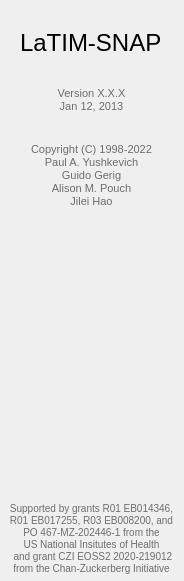
<?xml version="1.0" encoding="UTF-8"?>
<ui version="4.0">
 <class>SplashPanel</class>
 <widget class="QWidget" name="SplashPanel">
  <property name="geometry">
   <rect>
    <x>0</x>
    <y>0</y>
    <width>184</width>
    <height>581</height>
   </rect>
  </property>
  <property name="minimumSize">
   <size>
    <width>184</width>
    <height>0</height>
   </size>
  </property>
  <property name="maximumSize">
   <size>
    <width>184</width>
    <height>16777215</height>
   </size>
  </property>
  <property name="windowTitle">
   <string>Form</string>
  </property>
  <layout class="QVBoxLayout" name="verticalLayout" stretch="1,0,1,0,1,0,12,0">
   <property name="leftMargin">
    <number>5</number>
   </property>
   <property name="topMargin">
    <number>5</number>
   </property>
   <property name="rightMargin">
    <number>6</number>
   </property>
   <property name="bottomMargin">
    <number>6</number>
   </property>
   <item>
    <spacer name="verticalSpacer_3">
     <property name="orientation">
      <enum>Qt::Orientation::Vertical</enum>
     </property>
     <property name="sizeType">
      <enum>QSizePolicy::Policy::Expanding</enum>
     </property>
     <property name="sizeHint" stdset="0">
      <size>
       <width>20</width>
       <height>4</height>
      </size>
     </property>
    </spacer>
   </item>
   <item alignment="Qt::AlignmentFlag::AlignHCenter">
    <widget class="QLabel" name="label_2">
     <property name="styleSheet">
      <string notr="true">font-size:24px;
</string>
     </property>
     <property name="text">
      <string>LaTIM-SNAP</string>
     </property>
    </widget>
   </item>
   <item>
    <spacer name="verticalSpacer_4">
     <property name="orientation">
      <enum>Qt::Orientation::Vertical</enum>
     </property>
     <property name="sizeType">
      <enum>QSizePolicy::Policy::Expanding</enum>
     </property>
     <property name="sizeHint" stdset="0">
      <size>
       <width>20</width>
       <height>4</height>
      </size>
     </property>
    </spacer>
   </item>
   <item alignment="Qt::AlignmentFlag::AlignHCenter">
    <widget class="QLabel" name="outVersion">
     <property name="styleSheet">
      <string notr="true">font-size:11px;
color:rgb(109, 109, 109);</string>
     </property>
     <property name="text">
      <string>Version X.X.X
Jan 12, 2013</string>
     </property>
     <property name="alignment">
      <set>Qt::AlignmentFlag::AlignCenter</set>
     </property>
    </widget>
   </item>
   <item>
    <spacer name="verticalSpacer_5">
     <property name="orientation">
      <enum>Qt::Orientation::Vertical</enum>
     </property>
     <property name="sizeType">
      <enum>QSizePolicy::Policy::Expanding</enum>
     </property>
     <property name="sizeHint" stdset="0">
      <size>
       <width>20</width>
       <height>4</height>
      </size>
     </property>
    </spacer>
   </item>
   <item alignment="Qt::AlignmentFlag::AlignHCenter">
    <widget class="QLabel" name="label_4">
     <property name="styleSheet">
      <string notr="true">font-size:11px;
color:rgb(109, 109, 109);</string>
     </property>
     <property name="text">
      <string>Copyright (C) 1998-2022
Paul A. Yushkevich 
Guido Gerig 
Alison M. Pouch 
Jilei Hao</string>
     </property>
     <property name="alignment">
      <set>Qt::AlignmentFlag::AlignCenter</set>
     </property>
    </widget>
   </item>
   <item>
    <spacer name="verticalSpacer">
     <property name="orientation">
      <enum>Qt::Orientation::Vertical</enum>
     </property>
     <property name="sizeHint" stdset="0">
      <size>
       <width>20</width>
       <height>4</height>
      </size>
     </property>
    </spacer>
   </item>
   <item>
    <widget class="QLabel" name="label_5">
     <property name="styleSheet">
      <string notr="true">font-size:10px;
color:rgb(109, 109, 109);</string>
     </property>
     <property name="text">
      <string>Supported by grants R01 EB014346, R01 EB017255, R03 EB008200, and PO 467-MZ-202446-1 from the 
US National Insitutes of Health
 and grant CZI EOSS2 2020-219012 from the Chan-Zuckerberg Initiative</string>
     </property>
     <property name="alignment">
      <set>Qt::AlignmentFlag::AlignCenter</set>
     </property>
     <property name="wordWrap">
      <bool>true</bool>
     </property>
    </widget>
   </item>
  </layout>
 </widget>
 <resources/>
 <connections/>
</ui>
